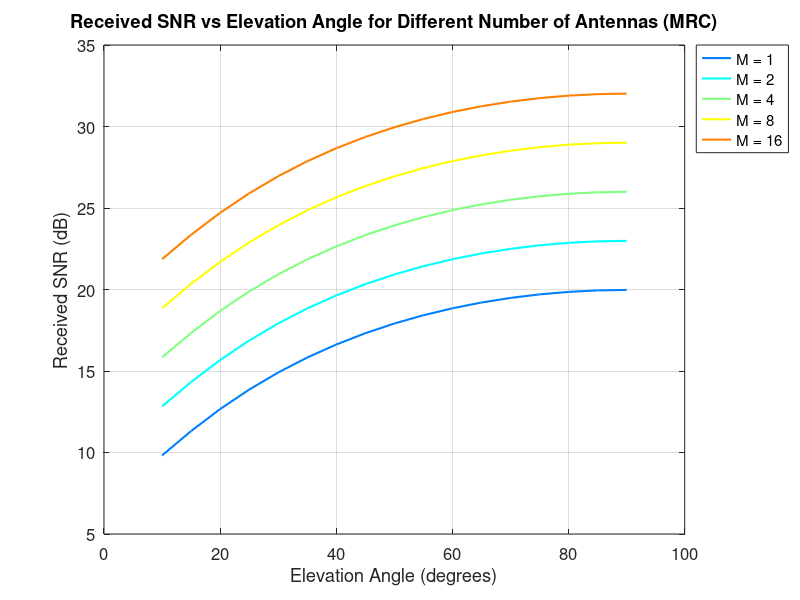

Write MATLAB code to recreate this figure.
% VSAT <-> LEO Satellite communication with Doppler + MRC

clear; clc; close all;

% Constants
c = 3e8;                 % Speed of light (m/s)
fc = 20e9;               % Carrier frequency 20 GHz
lambda = c/fc;           % Wavelength (m)
Pt_dBm = 30;             % Transmit power in dBm (1 Watt = 30 dBm)
Pt = 10^((Pt_dBm-30)/10);% Transmit power in Watts
Gt_dBi = 20;             % VSAT antenna gain in dBi
Gr_dBi = 30;             % Satellite antenna element gain in dBi
Gt = 10^(Gt_dBi/10);
Gr = 10^(Gr_dBi/10);
No_dBm = -174 + 10*log10(1e6); % Noise power for 1 MHz BW in dBm
No = 10^((No_dBm-30)/10);

% LEO satellite parameters
hLEO = 600e3;            % Altitude of LEO satellite in meters (600 km)
vLEO = 7.5e3;            % Satellite velocity (m/s), typical LEO speed

% Simulation parameters
elev_angles = 10:5:90;   % Elevation angles in degrees
exponents = 0:4;
M_antennas = 2.^exponents;       % Number of receive antennas

% Preallocate SNR matrix
SNR = zeros(length(M_antennas), length(elev_angles));

for idxM = 1:length(M_antennas)
    M = M_antennas(idxM);
    
    for idxEl = 1:length(elev_angles)
        theta = elev_angles(idxEl);
        
        % Calculate distance from VSAT to LEO satellite at elevation theta
        % Using simplified Earth geometry:
        Re = 6371e3;  % Earth radius (m)
        elev_rad = deg2rad(theta);
        
        % Range calculation (slant range)
        d = sqrt( (Re+hLEO)^2 - (Re*cos(elev_rad))^2 ) - Re*sin(elev_rad);
        
        % Free space path loss (FSPL)
        FSPL = (4*pi*d/lambda)^2;
        
        % Doppler shift
        % Assuming relative velocity component along line of sight:
        v_rel = vLEO * cos(elev_rad);
        fd = (v_rel/lambda);
        
        % Received power (single antenna)
        Pr = Pt * Gt * Gr / FSPL;
        
        % Noise power (Watts)
        % Already defined as No
        
        % MRC: SNR improves linearly with number of antennas M
        SNR_single = Pr / No;
        SNR_MRC = M * SNR_single;
        
        % Store in matrix (in dB)
        SNR(idxM, idxEl) = 10*log10(SNR_MRC);
    end
end

% Plot SNR vs Elevation Angle for different antenna numbers
figure;
hold on; grid on; box on;
colors = jet(length(M_antennas));
for idxM = 1:length(M_antennas)
    plot(elev_angles, SNR(idxM,:), 'LineWidth', 1.5, 'Color', colors(idxM,:));
end
xlabel('Elevation Angle (degrees)');
ylabel('Received SNR (dB)');
title('Received SNR vs Elevation Angle for Different Number of Antennas (MRC)');
legendStrings = arrayfun(@(x) sprintf('M = %d', x), M_antennas, 'UniformOutput', false);
legend(legendStrings, 'Location', 'bestoutside');
set(gca,'FontSize',12);
